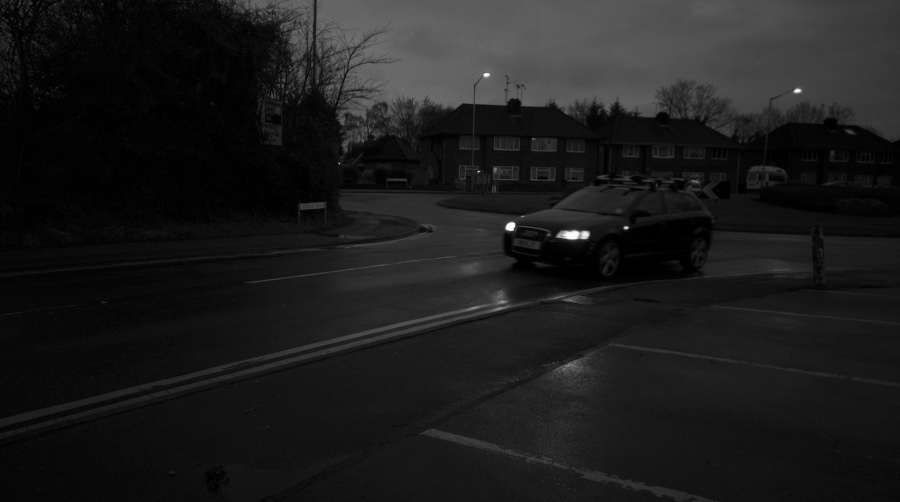
#> input picture carshort_grey.jpg, 900 x 502 px
$ python midterm_q3.py
#> lines starting #> are read from the running program, lines starting #| are printed output that depends on the picture
# -*- coding: utf-8 -*-
"""
Created on Wed Apr 17 10:43:15 2024

@author: Home
"""

from PIL import Image, ImageEnhance, ImageFilter

# 載入原始影像
image = Image.open("carshort_grey.jpg")
#> image is the input picture: PIL image 900x502 L; min 0, max 254, mean 28.2

# 亮度增強
enhancer = ImageEnhance.Brightness(image)
brightened_image = enhancer.enhance(5)  # 增強亮度5倍
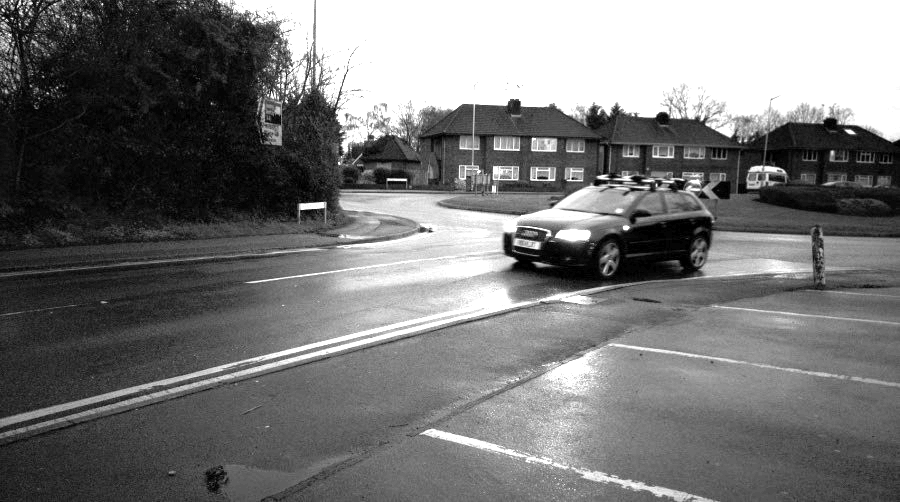
#> brightened_image: PIL image 900x502 L; min 0, max 255, mean 117.7

# 對比度增強
enhancer = ImageEnhance.Contrast(brightened_image)  # 對亮度增強後的影像進行對比度增強
contrasted_image = enhancer.enhance(0.5)  # 增強對比度0.5倍
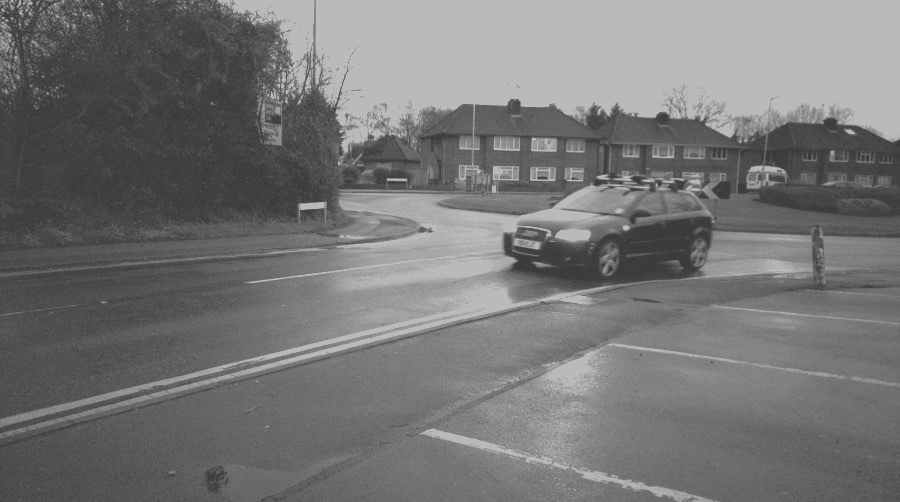
#> contrasted_image: PIL image 900x502 L; min 59, max 186, mean 117.5

# 銳化
sharpened_image = contrasted_image.filter(ImageFilter.SHARPEN)

# 儲存增強後的影像
sharpened_image.save("enhanced_image.jpg")

print("影像增強完成。")
